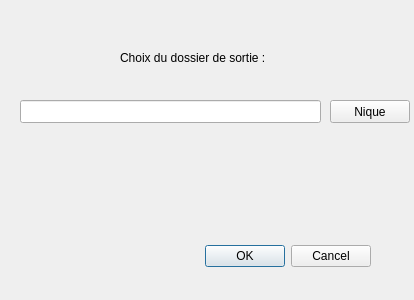
<?xml version="1.0" encoding="UTF-8"?>
<ui version="4.0">
 <class>Dialog</class>
 <widget class="QDialog" name="Dialog">
  <property name="geometry">
   <rect>
    <x>0</x>
    <y>0</y>
    <width>414</width>
    <height>300</height>
   </rect>
  </property>
  <property name="windowTitle">
   <string>Dialog</string>
  </property>
  <widget class="QDialogButtonBox" name="buttonBox">
   <property name="geometry">
    <rect>
     <x>190</x>
     <y>240</y>
     <width>181</width>
     <height>32</height>
    </rect>
   </property>
   <property name="orientation">
    <enum>Qt::Horizontal</enum>
   </property>
   <property name="standardButtons">
    <set>QDialogButtonBox::Cancel|QDialogButtonBox::Ok</set>
   </property>
  </widget>
  <widget class="QLineEdit" name="SortiePath">
   <property name="geometry">
    <rect>
     <x>20</x>
     <y>100</y>
     <width>301</width>
     <height>23</height>
    </rect>
   </property>
  </widget>
  <widget class="QLabel" name="label">
   <property name="geometry">
    <rect>
     <x>120</x>
     <y>50</y>
     <width>181</width>
     <height>16</height>
    </rect>
   </property>
   <property name="text">
    <string>Choix du dossier de sortie :</string>
   </property>
  </widget>
  <widget class="QPushButton" name="openDir">
   <property name="geometry">
    <rect>
     <x>330</x>
     <y>100</y>
     <width>80</width>
     <height>23</height>
    </rect>
   </property>
   <property name="text">
    <string>Nique</string>
   </property>
  </widget>
 </widget>
 <resources/>
 <connections>
  <connection>
   <sender>buttonBox</sender>
   <signal>accepted()</signal>
   <receiver>Dialog</receiver>
   <slot>accept()</slot>
   <hints>
    <hint type="sourcelabel">
     <x>248</x>
     <y>254</y>
    </hint>
    <hint type="destinationlabel">
     <x>157</x>
     <y>274</y>
    </hint>
   </hints>
  </connection>
  <connection>
   <sender>buttonBox</sender>
   <signal>rejected()</signal>
   <receiver>Dialog</receiver>
   <slot>reject()</slot>
   <hints>
    <hint type="sourcelabel">
     <x>316</x>
     <y>260</y>
    </hint>
    <hint type="destinationlabel">
     <x>286</x>
     <y>274</y>
    </hint>
   </hints>
  </connection>
 </connections>
</ui>
